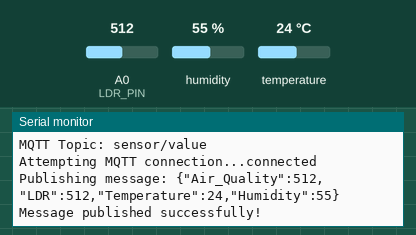
Recording of a sketch running on a simulated ESP8266 (NodeMCU). On the bench: the last lines printed to the serial monitor. The test bench sets the inputs (shaded band); at power-on: humidity 55 %, A0 (LDR_PIN) = 512, temperature 24 °C. WiFi joins after 1.5 s; servers stay silent unless stated; no MQTT or app messages arrive unless stated.

Above: at 2.7 s.
2.8 s: humidity set to 22 %
At 4.2 s:
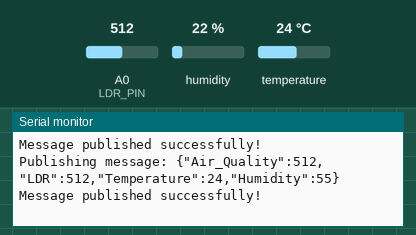
4.3 s: A0 (LDR_PIN) set to 716
5.8 s: temperature set to 12 °C
At 6.5 s:
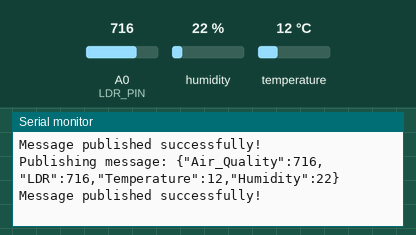
7.3 s: A0 (LDR_PIN) set to 900
At 8.3 s:
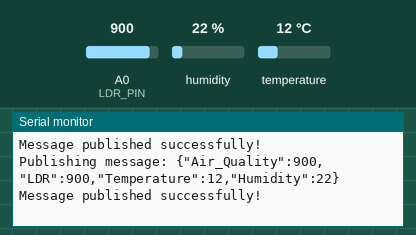
8.8 s: humidity set to 40 %
At 10.7 s:
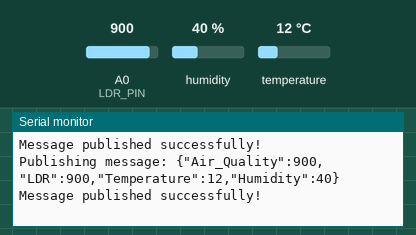
Timing chart, 0 to 11.3 s (numbered marks = the images above; inputs shaded):
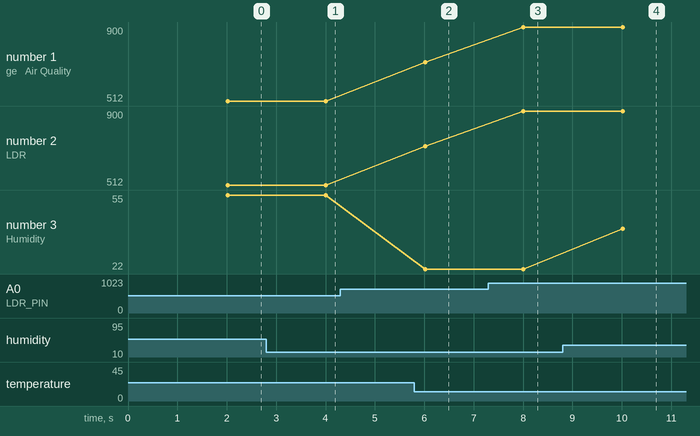

The sketch:

Weather-station-LDR-DHT11_mq135.ino
```cpp
#include <ESP8266WiFi.h>
#include <PubSubClient.h>
#include <DHT.h>
#include <ArduinoJson.h>
#include <WiFiManager.h>

#define DHTPIN D2
#define DHTTYPE DHT11
#define MQ135_PIN D0
#define LDR_PIN A0
#define MSG_BUFFER_SIZE 200

char mqtt_server[40] = "broker.hivemq.com"; // Default MQTT broker
char mqtt_port[6] = "1883";                // Default port
char topic[40] = "sensor/value";           // Default topic

DHT dht(DHTPIN, DHTTYPE);
WiFiClient espClient;
PubSubClient client(espClient);

bool shouldSaveConfig = false;
unsigned long lastPublishTime = 0;         // Timer for non-blocking delay
const unsigned long publishInterval = 2000; // 2 seconds

void saveConfigCallback() {
  Serial.println("Should save config");
  shouldSaveConfig = true;
}

void setup() {
  Serial.begin(115200);
  dht.begin();

  pinMode(MQ135_PIN, INPUT);
  pinMode(LDR_PIN, INPUT);

  // WiFiManager setup
  WiFiManager wifiManager;

  WiFiManagerParameter custom_mqtt_server("server", "MQTT Server", mqtt_server, 40);
  WiFiManagerParameter custom_mqtt_port("port", "MQTT Port", mqtt_port, 6);
  WiFiManagerParameter custom_topic("topic", "MQTT Topic", topic, 40);

  wifiManager.addParameter(&custom_mqtt_server);
  wifiManager.addParameter(&custom_mqtt_port);
  wifiManager.addParameter(&custom_topic);
  wifiManager.setSaveConfigCallback(saveConfigCallback);

  wifiManager.autoConnect("santanu weather station");

  // Save updated configuration
  strcpy(mqtt_server, custom_mqtt_server.getValue());
  strcpy(mqtt_port, custom_mqtt_port.getValue());
  strcpy(topic, custom_topic.getValue());

  Serial.println("WiFi connected!");
  Serial.println("IP Address: " + WiFi.localIP().toString());
  Serial.println("MQTT Server: " + String(mqtt_server));
  Serial.println("MQTT Port: " + String(mqtt_port));
  Serial.println("MQTT Topic: " + String(topic));

  client.setServer(mqtt_server, atoi(mqtt_port));
}

void loop() {
  if (!client.connected()) {
    reconnect();
  }
  client.loop();

  // Publish data at intervals
  unsigned long currentMillis = millis();
  if (currentMillis - lastPublishTime >= publishInterval) {
    publishSensorData();
    lastPublishTime = currentMillis;
  }
}

void publishSensorData() {
  int mq135Value = analogRead(MQ135_PIN);
  int ldrValue = analogRead(LDR_PIN);
  float temperature = dht.readTemperature();
  float humidity = dht.readHumidity();

  if (isnan(temperature) || isnan(humidity)) {
    Serial.println("Failed to read from DHT sensor!");
    return;
  }

  // Prepare JSON payload
  StaticJsonDocument<300> doc;
  doc["Air_Quality"] = mq135Value;
  doc["LDR"] = ldrValue;
  doc["Temperature"] = temperature;
  doc["Humidity"] = humidity;

  char json[MSG_BUFFER_SIZE];
  serializeJson(doc, json);

  Serial.print("Publishing message: ");
  Serial.println(json);

  // Publish to MQTT topic
  if (client.publish(topic, json)) {
    Serial.println("Message published successfully!");
  } else {
    Serial.println("Failed to publish message!");
  }
}

void reconnect() {
  while (!client.connected()) {
    Serial.print("Attempting MQTT connection...");
    if (client.connect("ESP8266Client")) {
      Serial.println("connected");
    } else {
      Serial.print("failed, rc=");
      Serial.println(client.state());
      delay(2000); // Retry every 2 seconds
    }
  }
}
```

STM32_square_PROGRAMING.c
```cpp
//#include <stdio.h>
//#define square(x) ((x)*(x))
//
//int main()
//{
//    int x=5;
//    printf("x: %d square of x: %d",x,square(x));
//    return 0;
//}
```

STM32._print_nm.c
```cpp
#include<stdio.h>

 #define santanu printf("SANTANU");

 int main()
 {
     santanu;
 }
```

TASK.c
```cpp
// Task 1.Create Car structure globally consisting of Model, colour and price and print on the screen.


// #include <stdio.h>
// struct Car {
//     char model[30];
//     char color[15];
//     int seats;
//     double price;
// };
// struct Car car = {"Honda Civic", "Blue", 4, 22000.00};

// void printCarDetails() {
//     printf("Car Details:\n");
//     printf("Model: %s\n", car.model);
//     printf("Color: %s\n", car.color);
//     printf("Seats: %d\n",car.seats);
//     printf("Price: $%.2lf\n", car.price);
// }

// int main() {
//     printCarDetails();
//     return 0;
// }

// // Task 2 Write a program to create structure globally enter the name,age and salary of employees and manager.
// If the manager age is above 30 then the salary will be 65000 otherwise 55000.


// #include <stdio.h>


// struct Employee {
//     char name[50];
//     int age;
//     float salary;
// };


// struct Employee manager, employee;

// int main() {

//     printf("Enter Employee's Name: ");
//     scanf("%s", employee.name);
//     printf("Enter Employee's Age: ");
//     scanf("%d", &employee.age);
//     printf("Enter Employee's Salary: ");
//     scanf("%f", &employee.salary);


//     printf("\nEnter Manager's Name: ");
//     scanf("%s", manager.name);
//     printf("Enter Manager's Age: ");
//     scanf("%d", &manager.age);


//     if (manager.age > 30) {
//         manager.salary = 65000;
//     } else {
//         manager.salary = 55000;
//     }

//     printf("\nEmployee Details:\n");
//     printf("Name: %s\n", employee.name);
//     printf("Age: %d\n", employee.age);
//     printf("Salary: %.2f\n", employee.salary);


//     printf("\nManager Details:\n");
//     printf("Name: %s\n", manager.name);
//     printf("Age: %d\n", manager.age);
//     printf("Salary: %.2f\n", manager.salary);

//     return 0;
// }


// // Task 3 Create a structure named Book to store book details like title, author, and price. Write a C program to input details for
// three books, find the most expensive and the lowest priced books, and display their information.


// #include <stdio.h>


// struct Book {
//     char title[100];
//     char author[100];
//     float price;
// };

// int main() {
//     struct Book books[3];
//     int most_expensive_index = 0, lowest_priced_index = 0;

//     for (int i = 0; i < 3; i++) {
//         printf("\nEnter details for Book %d:\n", i + 1);
//         printf("Title: ");
//         scanf(" %[^\n]", books[i].title);
//         printf("Author: ");
//         scanf(" %[^\n]", books[i].author);
//         printf("Price: ");
//         scanf("%f", &books[i].price);

//         if (books[i].price > books[most_expensive_index].price) {
//             most_expensive_index = i;
//         }
//         if (books[i].price < books[lowest_priced_index].price) {
//             lowest_priced_index = i;
//         }
//     }

//     printf("\nMost Expensive Book:\n");
//     printf("Title: %s\n", books[most_expensive_index].title);
//     printf("Author: %s\n", books[most_expensive_index].author);
//     printf("Price: %.2f\n", books[most_expensive_index].price);

//     printf("\nLowest Priced Book:\n");
//     printf("Title: %s\n", books[lowest_priced_index].title);
//     printf("Author: %s\n", books[lowest_priced_index].author);
//     printf("Price: %.2f\n", books[lowest_priced_index].price);

//     return 0;
// }

// // Task 4 Define a structure named Circle to represent a circle with a radius. Write a C program to create user defined
// function to calculate the area and perimeter of two circles and display the results in the main function.

// #include <stdio.h>
// #define PI 3.14159


// struct Circle {
//     float radius;
// };

// float calculate_area(struct Circle c) {
//     return PI * c.radius * c.radius;
// }

// float calculate_perimeter(struct Circle c) {
//     return 2 * PI * c.radius;
// }

// int main() {
//     struct Circle circle1, circle2;


//     printf("Enter the radius of Circle 1: ");
//     scanf("%f", &circle1.radius);


//     printf("Enter the radius of Circle 2: ");
//     scanf("%f", &circle2.radius);


//     float area1 = calculate_area(circle1);
//     float perimeter1 = calculate_perimeter(circle1);


//     float area2 = calculate_area(circle2);
//     float perimeter2 = calculate_perimeter(circle2);


//     printf("\nCircle 1:\n");
//     printf("Radius: %.2f\n", circle1.radius);
//     printf("Area: %.2f\n", area1);
//     printf("Perimeter: %.2f\n", perimeter1);


//     printf("\nCircle 2:\n");
//     printf("Radius: %.2f\n", circle2.radius);
//     printf("Area: %.2f\n", area2);
//     printf("Perimeter: %.2f\n", perimeter2);

//     return 0;
// }
```

c_programing.cpp
```cpp
#include <stdio.h>

int main() {
    int i;
    for (i = 0; i < 5; i++) {
        if (i % 2 == 0) {
            printf("%d is even\n", i);
        } else {
            printf("%d is odd\n", i);
        }
    }
    return 0;
}
```

col-mod-price-car.c
```cpp
#include <stdio.h>

struct Car {
    char model[50];
    char colour[30];
    float price;
};

void printCar(struct Car car) {
    printf("Car Model: %s\n", car.model);
    printf("Car Colour: %s\n", car.colour);
    printf("Car Price: %.2f\n", car.price);
}

int main() {
    // Create a global Car instance
    struct Car myCar = {"BMW", "Red", 0001};

    // Print car details
    printCar(myCar);

    return 0;
}
```

Measured:
- after the input at 5.8 s, the serial monitor: prints a new line after 0.22 s (image 2)
- after the input at 7.3 s, the serial monitor: prints a new line after 0.70 s (image 3)
- after the input at 8.8 s, the serial monitor: prints a new line after 1.2 s (image 4)
- plotted number 1: 716 → 900 after the input at 7.3 s
- plotted number 2: 716 → 900 after the input at 7.3 s
- plotted number 3: 22 → 40 after the input at 8.8 s
